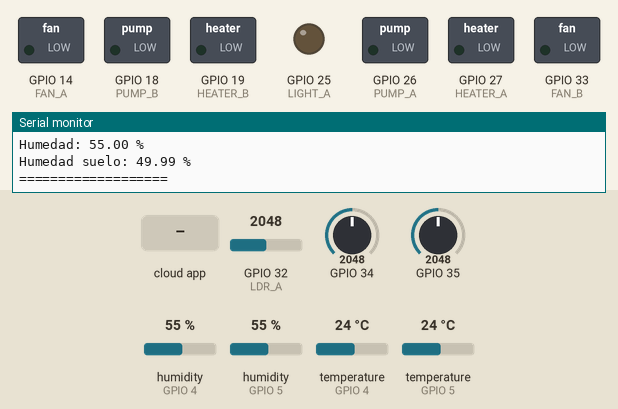
This sketch was run on a simulated ESP32. On the bench: switched loads named in the sketch (green lamp = pin HIGH), output pins drawn as LEDs (lit = HIGH), the last lines printed to the serial monitor. The inputs (shaded band) are chosen by the test bench; at power-on: GPIO 32 (LDR_A) = 2048, GPIO 34 = 2048, GPIO 35 = 2048, humidity (sensors on GPIO 4, GPIO 5) 55 %, temperature (sensors on GPIO 4, GPIO 5) 24 °C. WiFi joins after 1.5 s; servers stay silent unless stated; the Firebase database answers and starts empty.

Above: at 2.7 s.
2.8 s: the phone or cloud app sets fan to 1
At 4.8 s:
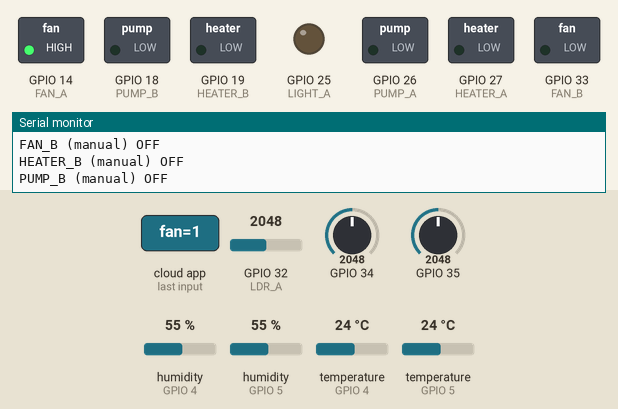
12.6 s: the phone or cloud app sets heater to 1
At 19.8 s:
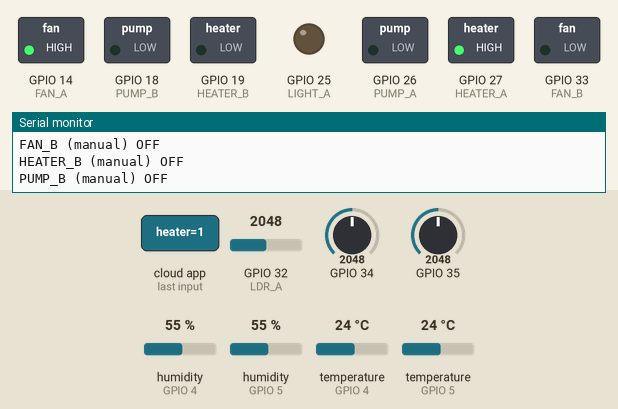
25.5 s: the phone or cloud app sets pump to 1
At 27.3 s:
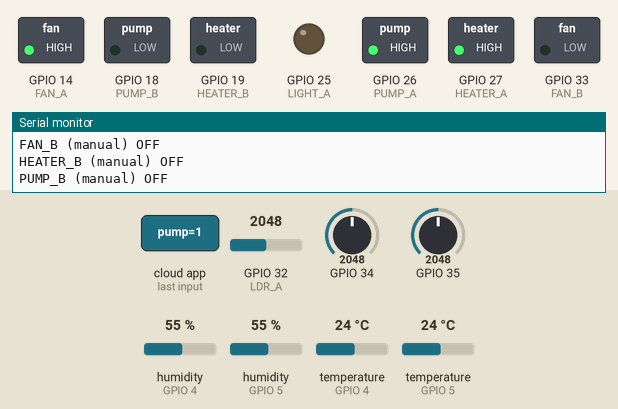
34.9 s: the phone or cloud app sets light to 1
At 42.3 s:
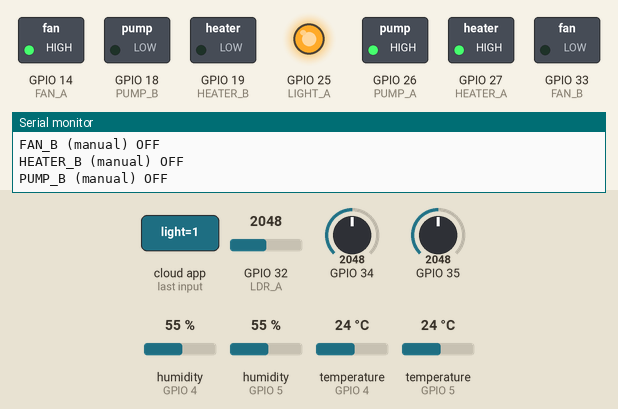
47.8 s: the phone or cloud app sets heater to 0
At 48.6 s:
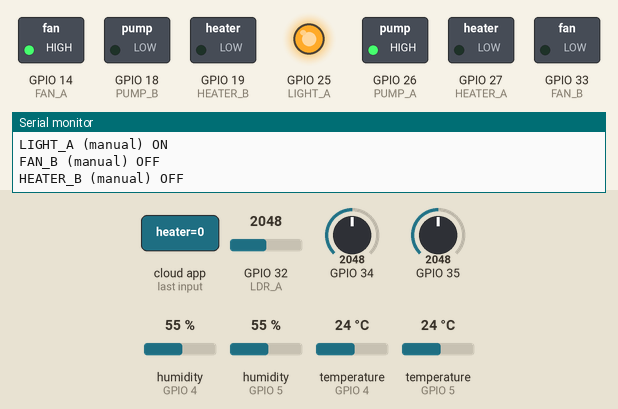
57.1 s: the phone or cloud app sets fan to 0
At 63.7 s:
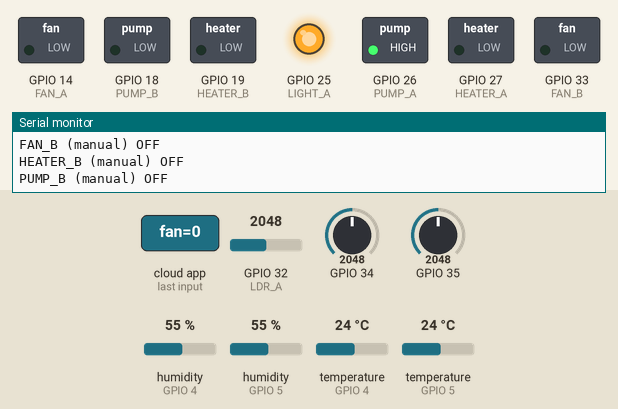
Timing chart, 0 to 71.0 s (numbered marks = the images above; inputs shaded):
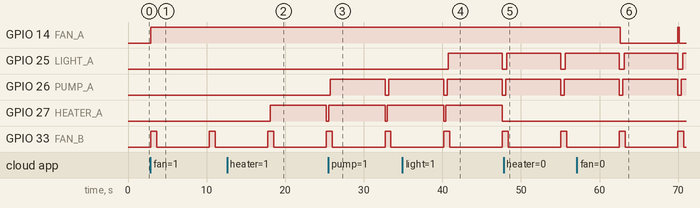

The sketch:

SISTEMAS_DE_TIEMPO_REAL_PLANTA.ino
```cpp
#include <WiFi.h>
#include <Firebase_ESP_Client.h>
#include "DHT.h"

// ====== CONFIGURACIÓN WIFI ======
#define WIFI_SSID "Redmi Note 12 Pro"
#define WIFI_PASSWORD "78933491"

// ====== CONFIGURACIÓN FIREBASE ======
#define API_KEY "AIzaSyDsEb_YAGcr9S9fKjzmJKuA7RdNuJtQZJg"
#define DATABASE_URL "https://huerto-unandes-default-rtdb.firebaseio.com/"

FirebaseData fbdo;
FirebaseAuth auth;
FirebaseConfig config;

// ====== PINES SENSORES ======
#define DHTPIN_A 4       // DHT11 Lado A
#define DHTPIN_B 5       // DHT22 Lado B
#define DHTTYPE_A DHT11
#define DHTTYPE_B DHT22
#define SOIL_A 34        // humedad suelo A (ADC)
#define SOIL_B 35        // humedad suelo B (ADC)
#define LDR_A 32         // luz A (ADC)

// ====== PINES ACTUADORES ======
#define FAN_A 14
#define HEATER_A 27
#define PUMP_A 26
#define LIGHT_A 25

#define FAN_B 33
#define HEATER_B 19
#define PUMP_B 18

// ====== OBJETOS ======
DHT dhtA(DHTPIN_A, DHTTYPE_A);
DHT dhtB(DHTPIN_B, DHTTYPE_B);

// ====== VARIABLES DE CONTROL ======
struct Targets {
  float tempMin, tempMax;
  float humMin, humMax;
  float soilMin, soilMax;
  int lightMin, lightMax;
};

Targets targetsA, targetsB;

// ====== FUNCIONES AUXILIARES ======
void logActuator(const char* name, int pin, int state) {
  digitalWrite(pin, state);
  Serial.print(name);
  Serial.println(state ? " ON" : " OFF");
}

// ====== FUNCION LECTURA HUMEDAD SUELO CALIBRADA ======
float readSoil(int pin) {
  int sensorValue = analogRead(pin); // 0 - 4095
  float soilPercent = 100.0 - (sensorValue * 100.0 / 4095.0); // 0 = seco, 100 = mojado
  if (soilPercent < 0) soilPercent = 0;
  if (soilPercent > 100) soilPercent = 100;
  return soilPercent;
}

// ====== SETUP ======
void setup() {
  Serial.begin(115200);

  // Sensores
  dhtA.begin();
  dhtB.begin();

  // Actuadores
  pinMode(FAN_A, OUTPUT);
  pinMode(HEATER_A, OUTPUT);
  pinMode(PUMP_A, OUTPUT);
  pinMode(LIGHT_A, OUTPUT);
  pinMode(FAN_B, OUTPUT);
  pinMode(HEATER_B, OUTPUT);
  pinMode(PUMP_B, OUTPUT);

  // Inicializar actuadores en OFF
  logActuator("FAN_A", FAN_A, LOW);
  logActuator("HEATER_A", HEATER_A, LOW);
  logActuator("PUMP_A", PUMP_A, LOW);
  logActuator("LIGHT_A", LIGHT_A, LOW);
  logActuator("FAN_B", FAN_B, LOW);
  logActuator("HEATER_B", HEATER_B, LOW);
  logActuator("PUMP_B", PUMP_B, LOW);

  // Conectar WiFi
  WiFi.begin(WIFI_SSID, WIFI_PASSWORD);
  Serial.print("Conectando WiFi");
  while (WiFi.status() != WL_CONNECTED) {
    delay(500);
    Serial.print(".");
  }
  Serial.println("\nConectado a WiFi");

  // Firebase config
  config.api_key = API_KEY;
  config.database_url = DATABASE_URL;
  auth.user.email = "josueleonardomanriquez@gmail.com";
  auth.user.password = "12341234";
  Firebase.begin(&config, &auth);
  Firebase.reconnectWiFi(true);

  Serial.println("Firebase listo");
}

// ====== LOOP ======
void loop() {
  // ====== Lecturas ======
  float tempA = dhtA.readTemperature();
  float humA = dhtA.readHumidity();
  float soilA = readSoil(SOIL_A);
  int luxA = analogRead(LDR_A);

  float tempB = dhtB.readTemperature();
  float humB = dhtB.readHumidity();
  float soilB = readSoil(SOIL_B);

  // ====== Mostrar en Monitor Serial ======
  Serial.println("===== LADO A =====");
  Serial.print("Temperatura: "); Serial.print(tempA); Serial.println(" °C");
  Serial.print("Humedad: "); Serial.print(humA); Serial.println(" %");
  Serial.print("Humedad suelo: "); Serial.print(soilA); Serial.println(" %");
  Serial.print("Luz: "); Serial.println(luxA);

  Serial.println("===== LADO B =====");
  Serial.print("Temperatura: "); Serial.print(tempB); Serial.println(" °C");
  Serial.print("Humedad: "); Serial.print(humB); Serial.println(" %");
  Serial.print("Humedad suelo: "); Serial.print(soilB); Serial.println(" %");
  Serial.println("===================");

  // Timestamp
  String timeKey = String(millis() / 1000);

  // ====== Enviar a Firebase ======
  if (Firebase.ready()) {
    Firebase.RTDB.setFloat(&fbdo, "/huerto/sideA/readings/" + timeKey + "/temperatura", tempA);
    Firebase.RTDB.setFloat(&fbdo, "/huerto/sideA/readings/" + timeKey + "/humedad", humA);
    Firebase.RTDB.setFloat(&fbdo, "/huerto/sideA/readings/" + timeKey + "/humedad_suelo", soilA);
    Firebase.RTDB.setInt(&fbdo, "/huerto/sideA/readings/" + timeKey + "/luz", luxA);

    Firebase.RTDB.setFloat(&fbdo, "/huerto/sideB/readings/" + timeKey + "/temperatura", tempB);
    Firebase.RTDB.setFloat(&fbdo, "/huerto/sideB/readings/" + timeKey + "/humedad", humB);
    Firebase.RTDB.setFloat(&fbdo, "/huerto/sideB/readings/" + timeKey + "/humedad_suelo", soilB);
  }

  // ====== Leer targets desde Firebase ======
  if (Firebase.RTDB.getJSON(&fbdo, "/huerto/sideA/targets")) {
    FirebaseJson &json = fbdo.jsonObject();
    FirebaseJsonData result;
    if (json.get(result, "tempMin")) targetsA.tempMin = result.to<float>();
    if (json.get(result, "tempMax")) targetsA.tempMax = result.to<float>();
    if (json.get(result, "humMin"))  targetsA.humMin  = result.to<float>();
    if (json.get(result, "humMax"))  targetsA.humMax  = result.to<float>();
    if (json.get(result, "soilMin")) targetsA.soilMin = result.to<float>();
    if (json.get(result, "soilMax")) targetsA.soilMax = result.to<float>();
    if (json.get(result, "lightMin")) targetsA.lightMin = result.to<int>();
    if (json.get(result, "lightMax")) targetsA.lightMax = result.to<int>();
  }

  if (Firebase.RTDB.getJSON(&fbdo, "/huerto/sideB/targets")) {
    FirebaseJson &json = fbdo.jsonObject();
    FirebaseJsonData result;
    if (json.get(result, "tempMin")) targetsB.tempMin = result.to<float>();
    if (json.get(result, "tempMax")) targetsB.tempMax = result.to<float>();
    if (json.get(result, "humMin"))  targetsB.humMin  = result.to<float>();
    if (json.get(result, "humMax"))  targetsB.humMax  = result.to<float>();
    if (json.get(result, "soilMin")) targetsB.soilMin = result.to<float>();
    if (json.get(result, "soilMax")) targetsB.soilMax = result.to<float>();
    // Lado B no usa luz
  }

  // ====== CONTROL AUTOMÁTICO SIDE A ======
  Serial.println("===== CONTROL AUTOMÁTICO LADO A =====");
  bool heaterA = tempA < targetsA.tempMin;
  bool fanA    = tempA > targetsA.tempMax;
  bool pumpA   = soilA < targetsA.soilMin;
  bool lightA  = luxA < targetsA.lightMin;

  logActuator("HEATER_A", HEATER_A, heaterA);
  logActuator("FAN_A", FAN_A, fanA);
  logActuator("PUMP_A", PUMP_A, pumpA);
  logActuator("LIGHT_A", LIGHT_A, lightA);

  // ====== CONTROL AUTOMÁTICO SIDE B ======
  Serial.println("===== CONTROL AUTOMÁTICO LADO B =====");
  bool heaterB = tempB < targetsB.tempMin;
  bool fanB    = tempB > targetsB.tempMax;
  bool pumpB   = soilB < targetsB.soilMin;

  logActuator("HEATER_B", HEATER_B, heaterB);
  logActuator("FAN_B", FAN_B, fanB);
  logActuator("PUMP_B", PUMP_B, pumpB);

  // ====== CONTROL MANUAL DESDE FIREBASE ======
  if (Firebase.RTDB.getBool(&fbdo, "/huerto/sideA/actuators/fan")) logActuator("FAN_A (manual)", FAN_A, fbdo.boolData());
  if (Firebase.RTDB.getBool(&fbdo, "/huerto/sideA/actuators/heater")) logActuator("HEATER_A (manual)", HEATER_A, fbdo.boolData());
  if (Firebase.RTDB.getBool(&fbdo, "/huerto/sideA/actuators/pump")) logActuator("PUMP_A (manual)", PUMP_A, fbdo.boolData());
  if (Firebase.RTDB.getBool(&fbdo, "/huerto/sideA/actuators/light")) logActuator("LIGHT_A (manual)", LIGHT_A, fbdo.boolData());

  if (Firebase.RTDB.getBool(&fbdo, "/huerto/sideB/actuators/fan")) logActuator("FAN_B (manual)", FAN_B, fbdo.boolData());
  if (Firebase.RTDB.getBool(&fbdo, "/huerto/sideB/actuators/heater")) logActuator("HEATER_B (manual)", HEATER_B, fbdo.boolData());
  if (Firebase.RTDB.getBool(&fbdo, "/huerto/sideB/actuators/pump")) logActuator("PUMP_B (manual)", PUMP_B, fbdo.boolData());

  Serial.println(); // Separador de ciclos
  delay(5000); // cada 5s
}
```

Measured:
- after the input at 2.8 s, GPIO 14 (FAN_A): goes on until 2.9 s, then stays HIGH
- after the input at 12.6 s, GPIO 27 (HEATER_A): LOW → HIGH after 5.5 s, → LOW 7.1 s later
- after the input at 25.5 s, GPIO 26 (PUMP_A): LOW → HIGH after 0.21 s, → LOW 7.0 s later, → HIGH 0.46 s later
- after the input at 34.9 s, GPIO 25 (LIGHT_A): LOW → HIGH after 5.9 s, → LOW 6.8 s later
- after the input at 47.8 s, GPIO 27 (HEATER_A): stays LOW (without the input it goes to HIGH after 0.11 s)
- after the input at 57.1 s, GPIO 14 (FAN_A): HIGH → LOW after 5.6 s, → HIGH 7.3 s later, → LOW 0.16 s later
- by itself, GPIO 33 (FAN_B): alternates HIGH for 0.75 s and LOW for 6.7 s
